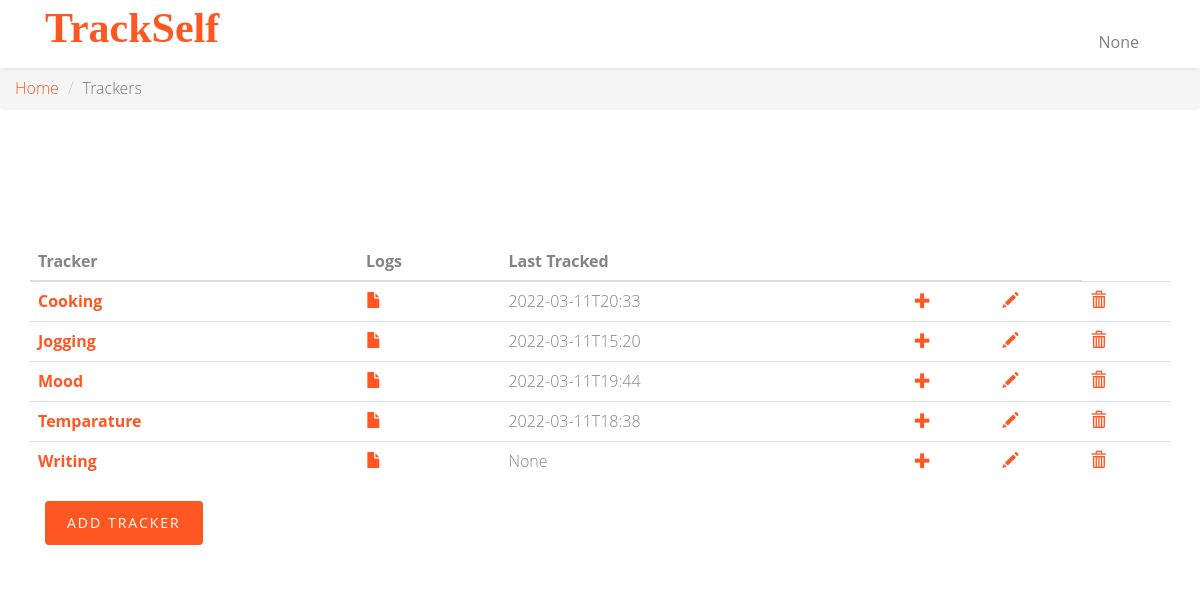
Before: /trackers with the older database file.
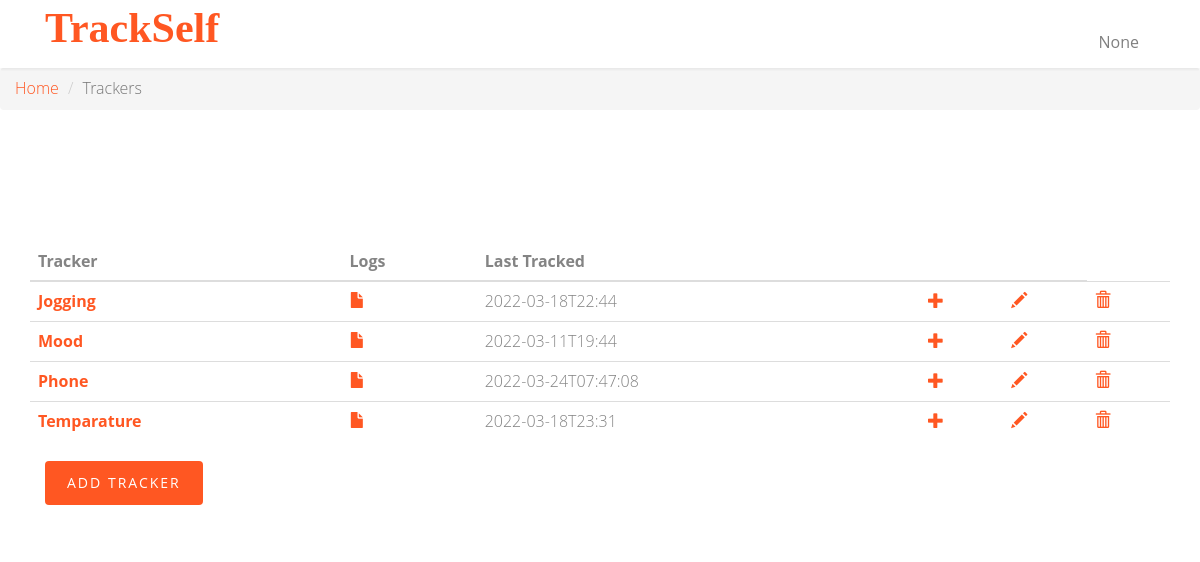
After: the same page with the newer database file.
### app.py (models this page shows)
class Tracker(db.Model):
    __tablename__ = 'tracker'
    id = db.Column(db.Integer, autoincrement=True, primary_key=True)
    name = db.Column(db.String, unique=True, nullable=False)
    description = db.Column(db.String, nullable=False)
    type = db.Column(db.String, nullable=False)
    settings = db.Column(db.String)

### app.py (the view)
@app.route("/trackers")
def trackers_page():
    username = request.cookies.get('username')
    latest_logs = db.session.query(
        Log.tracker, db.func.max(Log.timestamp).label('last_tracked')
    ).group_by(Log.tracker).subquery()
    trackers = db.session.query(Tracker.id, Tracker.name, latest_logs.c.last_tracked).outerjoin(latest_logs, Tracker.id ==
                                                                               latest_logs.c.tracker)
    return render_template('trackers-get.html', username=username, trackers=trackers)

### templates/trackers-get.html (shortened to what this page needs)
<!DOCTYPE html>
<html class="no-js">
<head>
    <link rel="stylesheet" href="static/css/animate.css">
    <link rel="stylesheet" href="static/css/icomoon.css">
    <link rel="stylesheet" href="static/css/bootstrap.css">
    <link rel="stylesheet" href="static/css/superfish.css">
    <link rel="stylesheet" href="static/css/style.css">
</head>
<body>
<div id="fh5co-wrapper">
    <div id="fh5co-page">
        <header id="fh5co-header-section" class="sticky-banner">
            <div class="container">
                <div class="nav-header">
                    <h1 id="fh5co-logo" class="col-sm-2"><a href="/">TrackSelf</a></h1>
                    <nav id="fh5co-menu-wrap" role="navigation" class="col-sm-1">
                        <ul class="sf-menu" id="fh5co-primary-menu">
                            <li class="nav-item dropdown">
                                <a class="nav-link dropdown-toggle" href="#" id="navbardrop" data-toggle="dropdown">
                                    {{ username }}
                                </a>
                            </li>
                        </ul>
                    </nav>
                </div>
            </div>
        </header>
        <nav aria-label="breadcrumb">
            <ol class="breadcrumb">
                <li class="breadcrumb-item"><a href="/">Home</a></li>
                <li class="breadcrumb-item active" aria-current="page">Trackers</li>
            </ol>
        </nav>
        <div id="fh5co-contact" class="animate-box">
            <div class="container">
                <div class="row">
                    <div class="col-md-12">
                        <table id="tracker-table" class="table">
                            <thead>
                            <th scope="col">Tracker</th>
                            <th scope="col">Logs</th>
                            <th scope="col">Last Tracked</th>
                            <th scope="col"></th>
                            <th scope="col"></th>
                            </thead>
                            <tbody>
                            {% for tracker in trackers%}
                            <tr>
                                <th scope="row"><a href="/trackers/{{ tracker['id'] }}">{{ tracker['name'] }}</a></th>
                                <td><a href="/trackers/{{ tracker['id'] }}/logs"><i class="glyphicon glyphicon-file"></i></a></td>
                                <td>{{ tracker['last_tracked'] }}</td>
                                <td><a href="/trackers/{{ tracker['id'] }}/logs/create"><i class="glyphicon glyphicon-plus"></i></a></td>
                                <td><a href="/trackers/{{ tracker['id'] }}/update"><i class="glyphicon glyphicon-pencil"></i></a></td>
                                <td><a href="/trackers/{{ tracker['id'] }}/delete"><i class="glyphicon glyphicon-trash"></i></a></td>
                            </tr>
                            {% endfor %}
                            </tbody>
                        </table>
                        <div class="col-md-12">
                            <div class="form-group">
                                <button id="myButton" class="btn btn-primary">Add Tracker</button>
                            </div>
                        </div>
                    </div>
                </div>
            </div>
        </div>
    </div>
</div>
</body>
</html>

Changed rows visible on the page:
removed Tracker: name "Cooking", last_tracked "2022-03-11T20:33"
removed Tracker: name "Writing", last_tracked "None"
computed for Tracker "Jogging": last_tracked "2022-03-11T15:20" → "2022-03-18T22:44"
added Tracker: name "Phone", last_tracked "2022-03-24T07:47:08"
computed for Tracker "Temparature": last_tracked "2022-03-11T18:38" → "2022-03-18T23:31"
